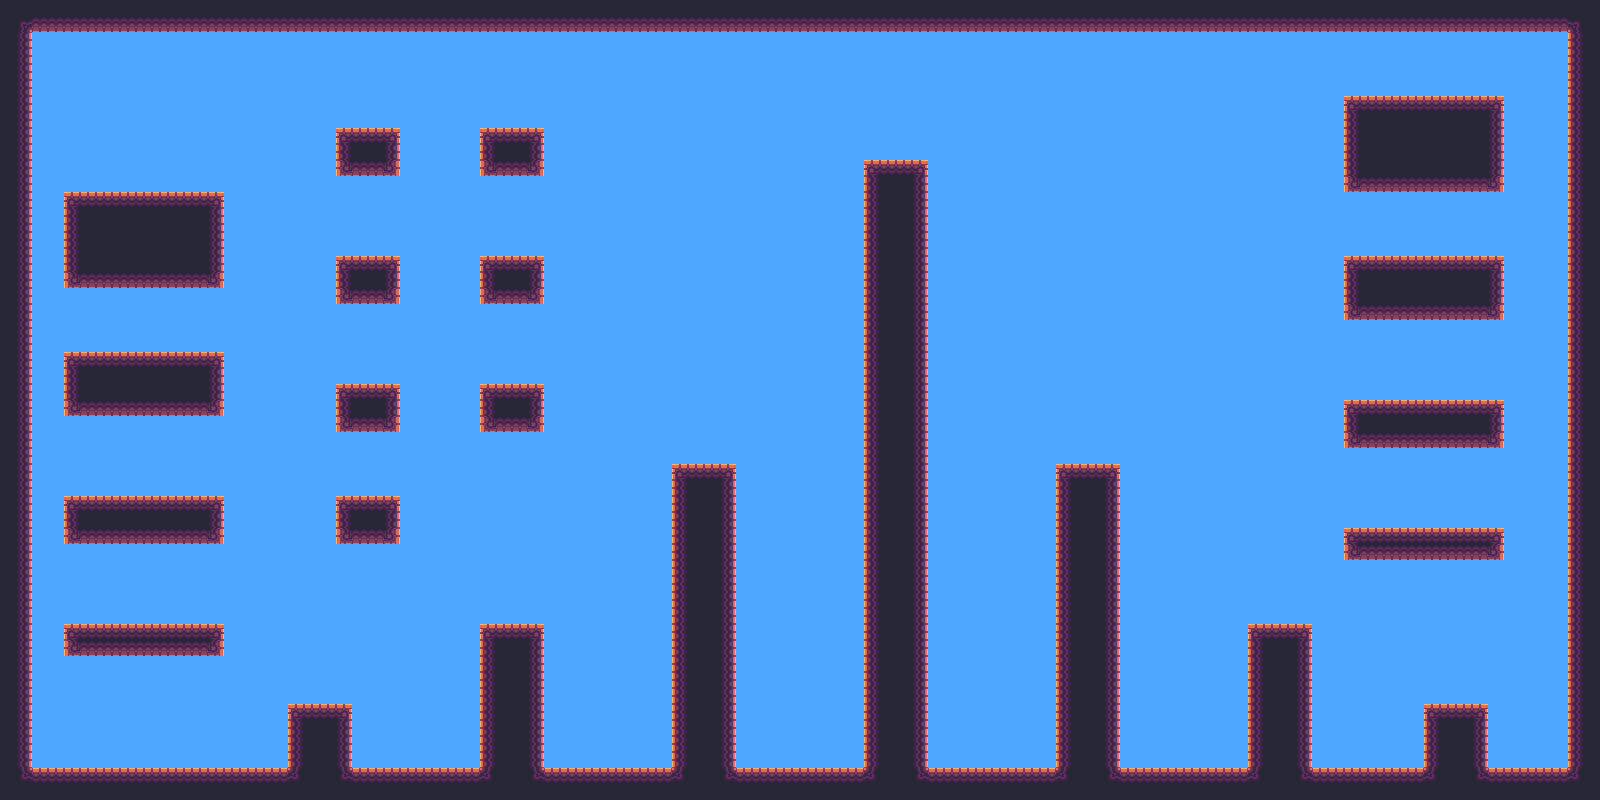

Tiled map render using the project's own tile images. Description and the map definition, with tile-layer contents summarised, below:
An orthogonal 100x50 tile map with 16x16 px tiles, 1 tile layer (Ground) and 14 objects (8x Coin, 5x enemy, p_respawn).

<map version="1.2" tiledversion="1.2.5" orientation="orthogonal" renderorder="right-down" width="100" height="50" tilewidth="16" tileheight="16" infinite="0" backgroundcolor="#4da6ff" nextlayerid="14" nextobjectid="44">
 <tileset firstgid="1" name="tesla_tileset" tilewidth="16" tileheight="16" tilecount="66" columns="11">
  <image source="../../assets/tilesets/tesla_tileset.png" width="176" height="96" />
  <tile id="0">
   <properties>
    <property name="collides" type="bool" value="true" />
   </properties>
  </tile>
  <tile id="11">
   <properties>
    <property name="collides" type="bool" value="true" />
   </properties>
  </tile>
  <tile id="12">
   <properties>
    <property name="collides" type="bool" value="true" />
   </properties>
  </tile>
  <tile id="22">
   <properties>
    <property name="collides" type="bool" value="true" />
   </properties>
  </tile>
  <tile id="23">
   <properties>
    <property name="collides" type="bool" value="true" />
   </properties>
  </tile>
  <tile id="33">
   <properties>
    <property name="collides" type="bool" value="true" />
   </properties>
  </tile>
  <tile id="34">
   <properties>
    <property name="collides" type="bool" value="true" />
   </properties>
  </tile>
 </tileset>
 <layer id="11" name="Ground" width="100" height="50">
  <data>[5000 cells, 1376 non-empty, 7 distinct tile ids]</data>
 </layer>
 <objectgroup id="10" name="pointer">
  <object id="22" name="enemy" x="151" y="474">
   <properties>
    <property name="alpha" type="float" value="0.5" />
   </properties>
   <point />
  </object>
  <object id="26" name="enemy" x="364" y="361">
   <point />
  </object>
  <object id="27" name="enemy" x="505" y="235">
   <point />
  </object>
  <object id="26" name="enemy" x="138" y="173">
   <point />
  </object>
  <object id="27" name="enemy" x="495" y="103">
   <properties>
    <property name="dir_x" type="int" value="1" />
    <property name="dir_y" type="int" value="1" />
   </properties>
   <point />
  </object>
 </objectgroup>
 <objectgroup id="13" name="Coins">
  <object id="29" name="Coin" x="318" y="691">
   <point />
  </object>
  <object id="37" name="Coin" x="700" y="448">
   <point />
  </object>
  <object id="38" name="Coin" x="512" y="609">
   <point />
  </object>
  <object id="39" name="Coin" x="247" y="749">
   <point />
  </object>
  <object id="40" name="Coin" x="71" y="749">
   <point />
  </object>
  <object id="41" name="Coin" x="115" y="749">
   <point />
  </object>
  <object id="42" name="Coin" x="160" y="749">
   <point />
  </object>
  <object id="43" name="Coin" x="204" y="749">
   <point />
  </object>
 </objectgroup>
 <objectgroup id="12" name="Player">
  <object id="28" name="p_respawn" x="363" y="108">
   <point />
  </object>
 </objectgroup>
</map>